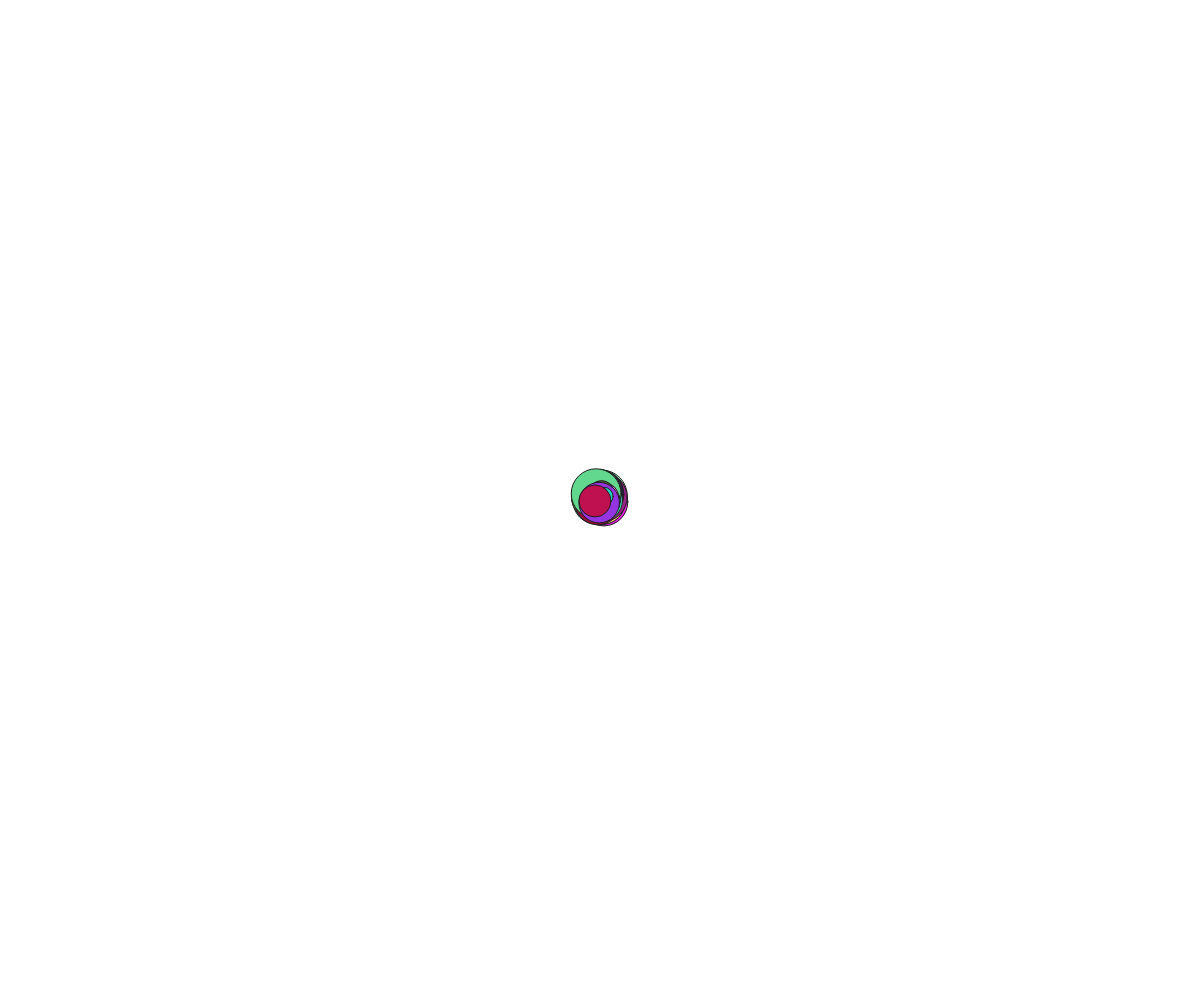
Frame 1 (no input)
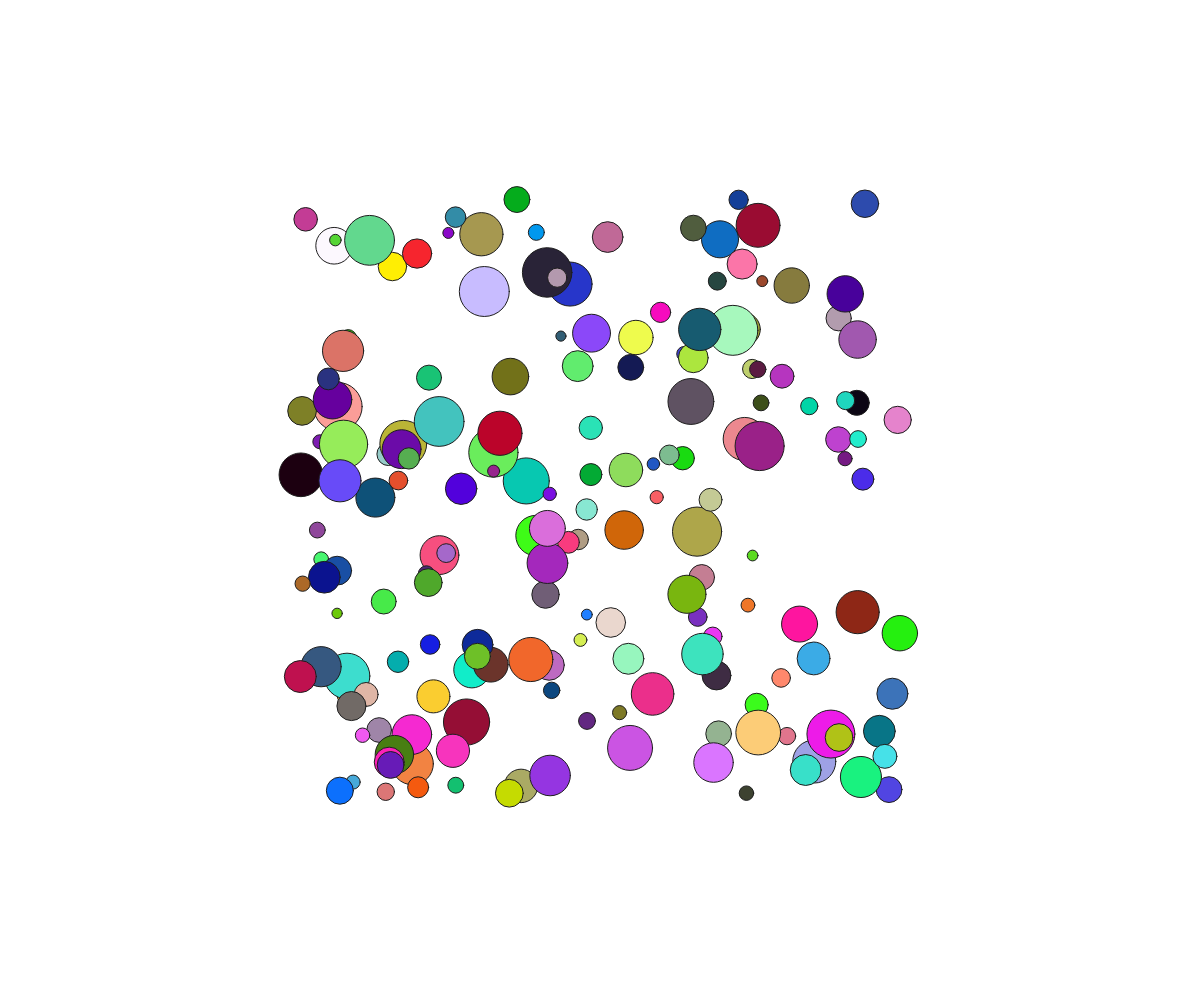
Frame 60 (no input)
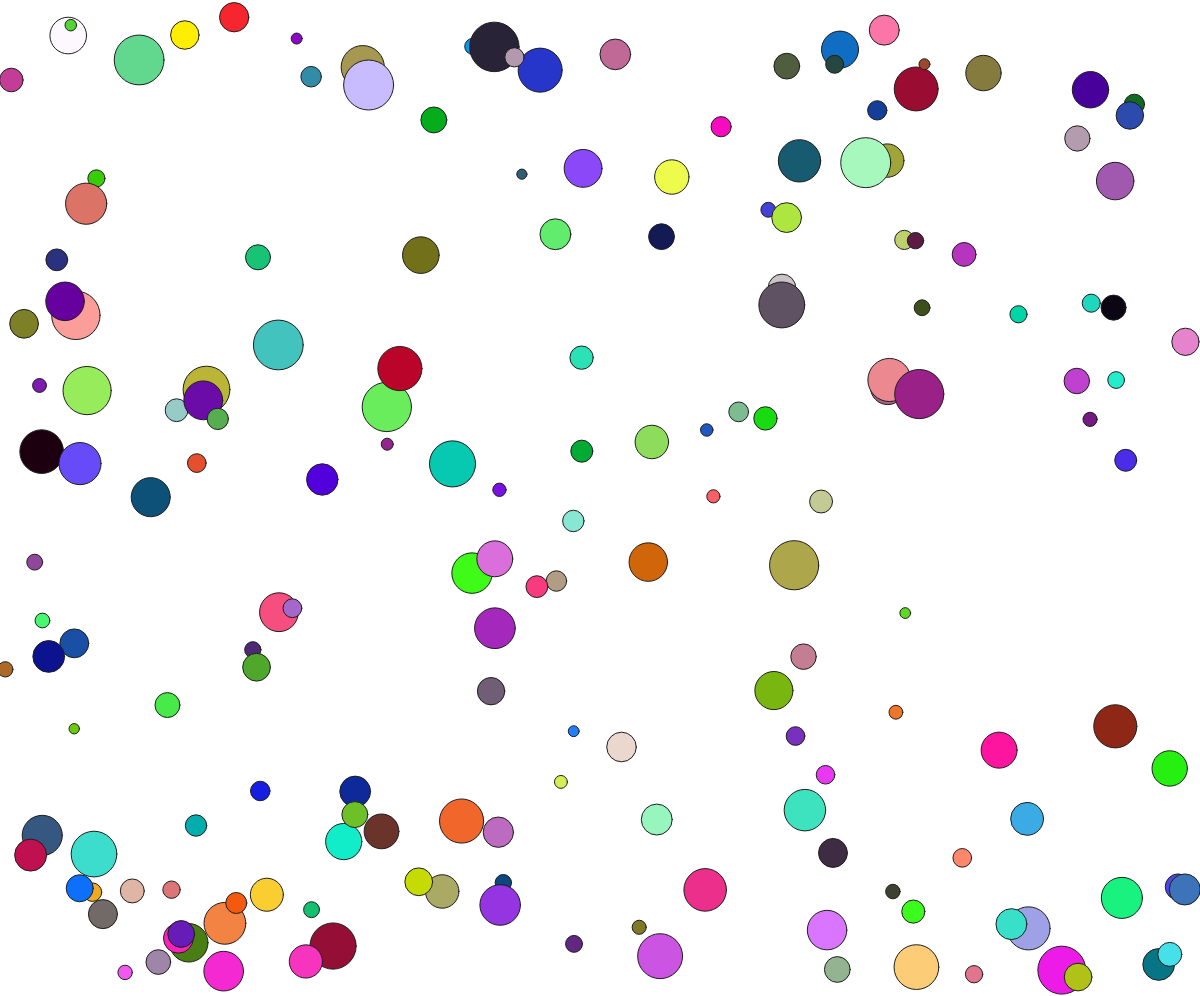
Frame 120 (the mouse pressed at the canvas centre since frame 60)

The p5.js sketch that drew these frames (run headless with seeded random() and noise() and a simulated clock; from frame 60 on, the mouse is pressed at the canvas centre):

// p5.js sketch
// ── sketch.js
var ball = new Array(500);
var n = 100;

function setup() {
  createCanvas(windowWidth, windowHeight - 4);
  background(255);
  n = map(windowWidth+windowHeight,800,5000,20,500);
  if(n>500) n=500;
  print(n);
  for(let a = 0;a<n;a+=1){
    ball[a] = new balls();
  }
}


function draw() {
  background(255,255,255);
  for(let a = 0;a<n;a+=1){
    ball[a].hesapla();
    ball[a].ciz();
  }
}


class balls{
  constructor(){
    this.x = windowWidth / 2;
    this.y = (windowHeight-4)/2;
    this.r = random(0,255);
    this.g = random(0,255);
    this.b = random(0,255);
    this.d = random(10,50);
    this.xs = random(-5,5);
    this.ys = random(-5,5);
  }
  ciz() {
    strokeWeight(1);
    stroke(30,30,30);
    fill(this.r,this.g,this.b);
    circle(this.x, this.y,this.d)
  }
  hesapla(){
    if(this.x-this.d/2<0)  this.xs *=-1;
    if(this.x+this.d/2>windowWidth)  this.xs *=-1;
    if(this.y-this.d/2<0)  this.ys *=-1;
    if(this.y+this.d/2>windowHeight-4)  this.ys *=-1;

    this.x += this.xs;
    this.y += this.ys;
  }
}

function windowResized() {
  resizeCanvas(windowWidth, windowHeight-4);
}
